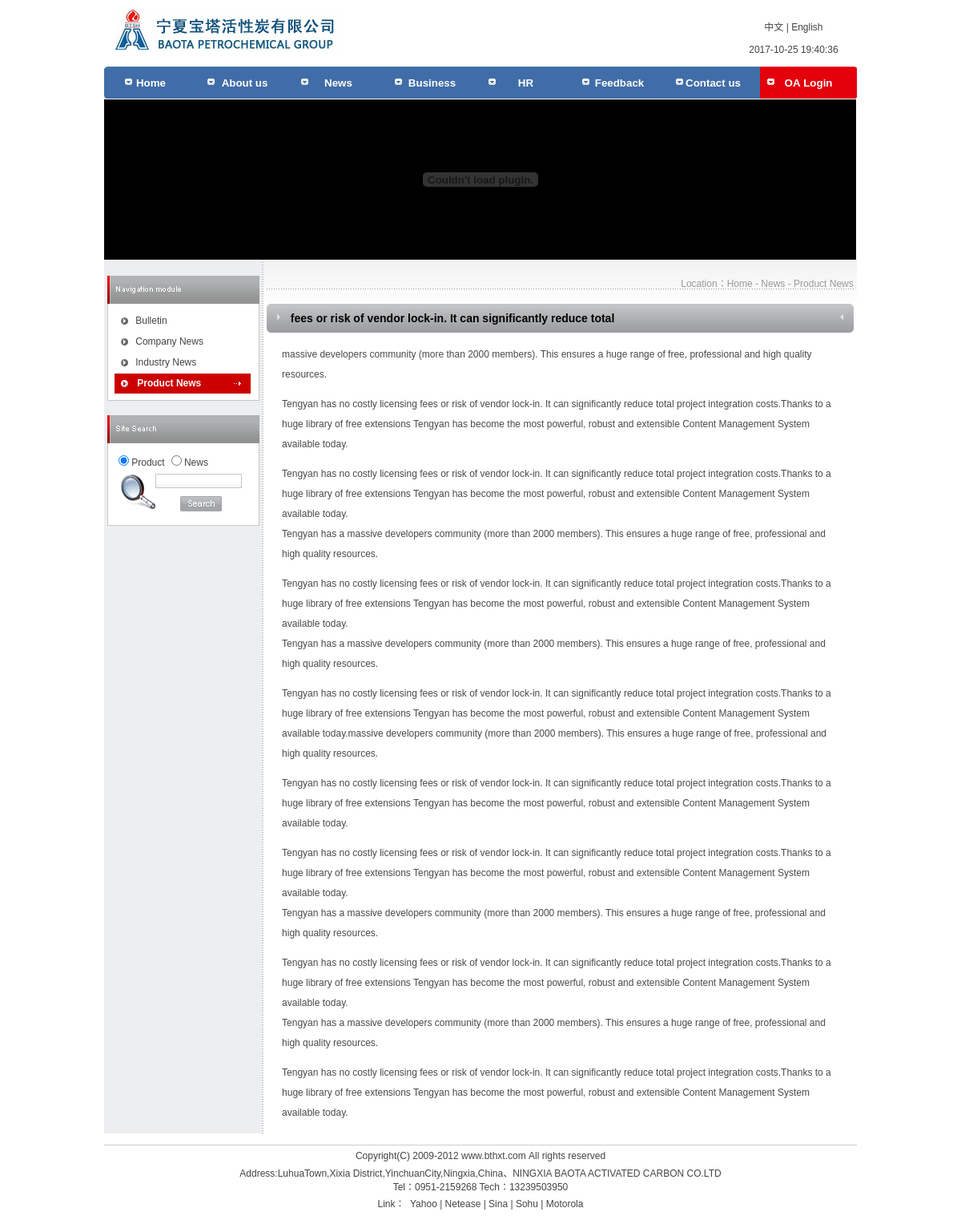
Screenshot of /en/news/newspage.php?newsid=14&ndir=5 with the database file from the repository.
### tables this page shows
CREATE TABLE `layoutpic` (
  `id_layoutpic` int(11) NOT NULL auto_increment,
  `id_layout` int(11) NOT NULL,
  `id_hr` int(11) NOT NULL,
  `title` varchar(250) NOT NULL,
  `intro` text NOT NULL,
  `url` varchar(250) NOT NULL,
  `opicname` varchar(250) NOT NULL,
  `spicname` varchar(250) NOT NULL,
  `dele` int(1) NOT NULL default '1',
  `type` varchar(3) NOT NULL,
  `indate` datetime NOT NULL,
  `modate` datetime NOT NULL,
  `deldate` datetime NOT NULL,
  `browsecount` int(11) NOT NULL,
  PRIMARY KEY  (`id_layoutpic`)
);

CREATE TABLE `newsdir` (
  `id_newsdir` int(11) NOT NULL auto_increment,
  `lang` int(1) NOT NULL default '1',
  `name` varchar(25) NOT NULL,
  `intro` text NOT NULL,
  `dele` int(1) NOT NULL default '1',
  `fatherid` int(11) NOT NULL,
  `level` int(1) NOT NULL,
  `ordernum` int(11) NOT NULL,
  PRIMARY KEY  (`id_newsdir`)
);

CREATE TABLE `newsinfo` (
  `id_newsinfo` int(11) NOT NULL auto_increment,
  `id_newsdir` int(11) NOT NULL,
  `id_hr` int(11) NOT NULL,
  `lang` int(1) NOT NULL default '1',
  `title` varchar(250) NOT NULL,
  `intro` text NOT NULL,
  `content` longtext NOT NULL,
  `tag` text NOT NULL,
  `dele` int(1) NOT NULL default '1',
  `isnew` int(1) NOT NULL default '1',
  `url` varchar(255) NOT NULL,
  `newsdate` date NOT NULL,
  `indate` datetime NOT NULL,
  `modate` datetime NOT NULL,
  `deldate` datetime NOT NULL,
  `browsecount` int(11) NOT NULL,
  PRIMARY KEY  (`id_newsinfo`)
);

CREATE TABLE `layout` (
  `id_layout` int(11) NOT NULL auto_increment,
  `lang` int(1) NOT NULL default '1',
  `title` varchar(250) NOT NULL,
  `url` text NOT NULL,
  `intro` text NOT NULL,
  `content` text NOT NULL,
  `openstat` int(1) NOT NULL default '1',
  PRIMARY KEY  (`id_layout`)
);

### www/inc/config.php (called while the page is built, shortened)
<?php
require_once("mysql.class.php");
$db_hostname="localhost";
$db_username="root";
$db_password="123456";
$db_database="website";
$objDB=new mysql($db_hostname,$db_username,$db_password,$db_database);
?>

### www/inc/mysql.class.php (called while the page is built, shortened)
<?php
class mysql{
	var $Conn="";
	var $Res="";
	function mysql($strHost,$strUser,$strPwd,$strDatabase){
		$this->Conn=mysql_connect($strHost,$strUser,$strPwd)
					 or die("Sorry,canot connect to database!");
		return $this->Conn;
	}
	function Execute($strSQL){
		$this->Res=mysql_query($strSQL,$this->Conn);
	}
	function getRows(){
		$i=0;
		$arrResult=array();
		while($row =mysql_fetch_array($this->Res,MYSQL_ASSOC)){
			$arrResult[$i]=$row;
			$i++;
		}
		return $arrResult;
	}
	function fields(){
		$row =mysql_fetch_assoc($this->Res);
		return $row;
	}
}
?>

### www/inc/en_header_core.php (called while the page is built, shortened)
<?php
$strSQL = "select name as title,id_newsdir,lang from newsdir where lang=0 and fatherid='1' and dele='1' and id_newsdir not in(27,28) order by ordernum desc  " ;
$objDB->Execute($strSQL);
$allnewsdir=$objDB->GetRows();
$strSQL = "select  name as title,id_proddir,lang  from productdir where lang=0 and level=1  and dele=1 " ;
$objDB->Execute($strSQL);
$strSQL = "select opicname as pic from layoutpic  where id_layout='1' order by id_layoutpic asc limit 1" ;
$objDB->Execute($strSQL);
$global_logo=$objDB->fields();
$strSQL = "select content from layout  where id_layout='4'" ;
$objDB->Execute($strSQL);
$footer_BQ=$objDB->fields();
?>

### www/inc/en_newspage_core.php (called while the page is built, shortened)
<?php
require "../../inc/config.php";
$strSQL = "select * from newsinfo where id_newsinfo='".$_GET[newsid]."'  " ;
$objDB->Execute($strSQL);
$onenews=$objDB->fields();
$strSQL = "select name from newsdir where id_newsdir=$onenews[id_newsdir]  " ;
$objDB->Execute($strSQL);
$onenewsdir=$objDB->fields();
require "../../inc/en_header_core.php";
?>

### www/en/news/newspage.php (the view, shortened to what this page needs)
<?php
require "../../inc/en_newspage_core.php";
?>
<!DOCTYPE html PUBLIC "-//W3C//DTD XHTML 1.0 Transitional//EN" "http://www.w3.org/TR/xhtml1/DTD/xhtml1-transitional.dtd">
<html xmlns="http://www.w3.org/1999/xhtml">
<head>
<link href="../../inc/css/public.css" rel="stylesheet" type="text/css" />
<link href="../../inc/css/main.css" rel="stylesheet" type="text/css" />
</head>
<body>
<? require "../header.php"; ?>
<table width="940" border="0" align="center" cellpadding="0" cellspacing="0" >
  <tr>
    <td width="940" height="200" style="background:url(../../inc/pics/banner_left_bg.gif) repeat-y right top; background-color:#000000"><? require "../subadv.php"; ?></td>
  </tr>
</table>
<table width="940" border="0" align="center" cellpadding="0" cellspacing="0" style="margin-top:1px; background:url(../../inc/pics/main_bg.jpg) repeat-x;">
  <tr>
    <td width="230" align="left" valign="top" style="background:url(../../inc/pics/left_bg.gif) repeat-y right;"><? require "leftmenu.php"; ?></td>
    <td width="773" valign="top"><table width="733" border="0" align="center" cellpadding="0" cellspacing="0" style="margin-top:19px;">
        <tr>
          <td width="733" style="background:url(../../inc/pics/bg1.gif) repeat-x left bottom;"><table width="100%" border="0" cellspacing="0" cellpadding="0">
              <tr>
                <td width="100%" align="right" style="color:#999999"><img src="../../inc/pics/arr6.gif" width="9" height="9" align="absmiddle" />&nbsp;Location：<a href="/en/" class="agray">Home</a> - <a href="/en/news/news.php" class="agray">News</a> - <?=$onenewsdir[name]?></td>
              </tr>
            </table></td>
        </tr>
        <tr>
          <td height="18">&nbsp;</td>
        </tr>
        <tr>
          <td align="right"><table width="733" border="0" align="right" cellpadding="0" cellspacing="0">
              <tr>
                <td width="30" height="36"><img src="../../inc/pics/title_bg1.gif" width="30" height="36" /></td>
                <td width="673" align="left" background="../../inc/pics/title_bg_center.jpg" style="color:#000000; font-size:14px; font-weight:bold"><?=$onenews[title];?></td>
                <td width="30"><img src="../../inc/pics/title_bg2.gif" width="30" height="36" /></td>
              </tr>
            </table></td>
        </tr>
        <tr>
          <td align="left" valign="middle">&nbsp;</td>
        </tr>
        <tr>
          <td align="center" valign="middle"><table width="95%" border="0" align="center">
            <tr>
              <td align="left"  style="color:#494949; line-height:25px;"  height="25"><?=$onenews[content];?></td>
            </tr>
          </table></td>
        </tr>
      </table></td>
  </tr>
</table>
<? require "../footer.php"; ?>
</body>
</html>

### www/en/header.php (shortened to what this page needs)
<table width="940" border="0" align="center" cellpadding="0" cellspacing="0">
  <tr>
    <td align="left" valign="top"><table width="100%" border="0">
      <tr>
        <td width="83%" height="80" rowspan="2" align="left"><a href="/"><img src="/upload/layout/<?=$global_logo[pic];?>" width="304" height="66"  border="0" /></a></td>
        <td width="17%" height="31" align="center" valign="bottom"><a href="/">中文</a> | <a href="/en/">English</a></td>
      </tr>
      <tr>
        <td height="29" align="center" valign="middle"><?php date_default_timezone_set('Asia/Shanghai');echo date("Y-m-d G:i:s")?></td>
      </tr>
      <tr>
        <td height="40" colspan="2" align="left" valign="top">
</td>
      </tr>
    </table></td>
  </tr>
</table>

### www/en/news/leftmenu.php
<table width="190" border="0" align="center" cellpadding="0" cellspacing="0" style="margin-top:19px;">
        <tr>
          <td width="190"><img src="../../inc/pics/En_left_nav.gif" width="190" height="35" /></td>
        </tr>
        <tr>
          <td bgcolor="#FFFFFF">
<div id="nav">
<? for($i=0;$i<sizeof($allnewsdir);$i++){?>
<a href="/en/news/news.php?ndir=<?=$allnewsdir[$i][id_newsdir]?>" <? if($_GET[ndir]==$allnewsdir[$i][id_newsdir]){echo 'data-filetype="red"';}?>><?=$allnewsdir[$i][title]?></a>
<? }?>
</div></td>
        </tr>
        <tr>
          <td height="18">&nbsp;</td>
        </tr>
      </table>
      <table width="190" border="0" align="center" cellpadding="0" cellspacing="0">
  <tr>
    <td><table width="190" border="0" cellspacing="0" cellpadding="0">
        <tr>
          <td><img src="../../inc/pics/En_left_bt3.gif" width="190" height="35" /></td>
        </tr>
        <tr>
          <td><div class="leftbg">
              <form id="Search" name="Search" method="POST" action="/en/about/search.php">
                <table width="100%" border="0" cellspacing="0" cellpadding="0" style="background:url(../../inc/pics/bg4.gif) no-repeat 8px 20px;">
                  <tr>
                    <td height="26"><input name="rang" type="radio" value="product" class="inputnoborder" checked="checked" />Product <input type="radio" name="rang" value="news" class="inputnoborder" />News </td>
                  </tr>
                  <tr>
                    <td height="26" align="center">&nbsp;&nbsp;&nbsp;&nbsp;&nbsp;&nbsp;&nbsp;&nbsp;&nbsp;&nbsp;&nbsp;<input name="searchcontent" type="text" id="searchcontent" style="width:102px;" /></td>
                  </tr>
                  <tr>
                    <td height="34" align="center">&nbsp;&nbsp;&nbsp;&nbsp;&nbsp;&nbsp;&nbsp;&nbsp;&nbsp;&nbsp;&nbsp;&nbsp;&nbsp;<input type="image" name="imageField3" src="/inc/pics/En_btn_sear.gif" class="inputnoborder" /></td>
                  </tr>
                </table>
              </form>
            </div></td>
        </tr>
      </table></td>
  </tr>
  <tr>
    <td height="18">&nbsp;</td>
  </tr>
  <tr>
    <td>&nbsp;</td>
  </tr>
  <tr>
    <td height="26">&nbsp;</td>
  </tr>
</table>

### www/en/footer.php
<table width="940" border="0" align="center" cellpadding="0" cellspacing="0">
  <tr>
    <td height="60" align="left" valign="top"><table width="100%" border="0" cellspacing="0" cellpadding="0">
      <tr>
        <td align="left">&nbsp;</td>
      </tr>
      <tr>
        <td align="left" bgcolor="#CCCCCC" style="padding:0; height:1px;"></td>
      </tr>
      <tr>
        <td height="50" align="center"><?=$footer_BQ[content];?></td>
      </tr>
    </table></td>
  </tr>
</table>

### www/inc/css/public.css (style rules this page uses)
body, td, th, select, textarea { font-size: 12px; color: #444444; font-family: Arial, Helvetica, sans-serif; }
body, form { margin:0; background-color:#fff }
table { border-collapse:collapse; }
input { border:1px solid #c5c6c9; background:url(/inc/pics/input_bg1.jpg); font-family: Arial, Helvetica, sans-serif; font-size:12px; }
.inputnoborder { border:0px none; background:none; }
a { color:#444444; text-decoration:none; }
.agray { color:#999999; }
.leftbg { border:1px solid #c5c6c9; border-top:0px none; width:172px; padding:8px; background-color:#ffffff; }
#nav, .leftborder { border:1px solid #c5c6c9;border-top:0px none;width:172px;padding:8px;background-color:#ffffff; }
#nav a { display:block;height:25px;line-height:25px;width:146px;background:url(/inc/pics/arr4.gif) no-repeat 8px center;padding-left:26px;margin-top:1px; }
#nav a[data-filetype="red"] { background:url(/inc/pics/arr4_a.gif) no-repeat 8px center;background-color:#cc0000;color:#ffffff;width:142px;padding-left:28px;font-weight:bold; }

### rows the page displays
layoutpic: opicname (picture)
newsdir: name "Bulletin"
newsdir: name "Company News"
newsdir: name "Industry News"
newsdir: shows a picture, name "Product News"
newsinfo: title "fees or risk of vendor lock-in. It can significantly reduce total", content "massive developers community (more than 2000 members). This ensures a huge range of free, professional and high quality resources. Tengyan has no costly licensing fees or risk of vendor lock-in. It can significantly reduce total project integration costs.Thanks to a huge library of free extensions Tengyan has become the most powerful, robust and extensible Content Management System available today. Tengyan has no costly licensing fees or risk of vendor lock-in. It can significantly reduce total project integration costs.Thanks to a huge library of free extensions Tengyan has become the most powerful, robust and extensible Content Management System available today. Tengyan has a massive…"
layout: content "Copyright(C) 2009-2012 www.bthxt.com All rights reserved Address:LuhuaTown,Xixia District,YinchuanCity,Ningxia,China、NINGXIA BAOTA ACTIVATED CARBON CO.LTD Tel：0951-2159268 Tech：13239503950 Link： Yahoo | Netease | Sina | Sohu | Motorola"
